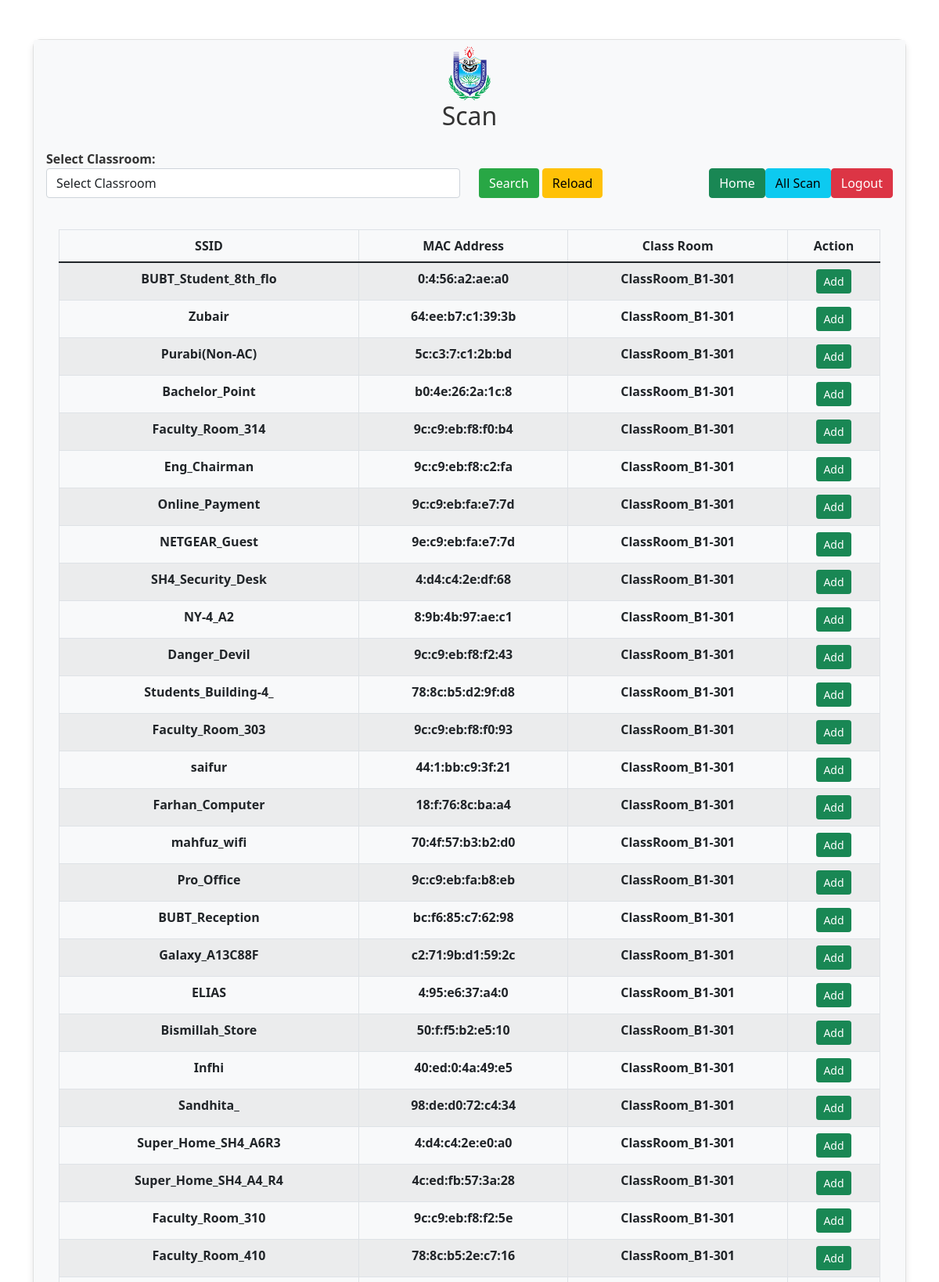
The app's page /scan-advance.php (upper part) with its own data.
### tables this page shows
CREATE TABLE `scan` (
  `id` int(20) NOT NULL,
  `ssid` varchar(20) NOT NULL,
  `mac` varchar(20) NOT NULL,
  `access_time` timestamp NULL DEFAULT current_timestamp(),
  `scanner` text DEFAULT NULL
);

### scan-advance.php (the view, shortened to what this page needs)
<?php
require 'dbcon.php';
if ($_SERVER["REQUEST_METHOD"] == "POST") {
    $selectedClassroom = isset($_POST['classroom']) ? $_POST['classroom'] : '';
    $whereClause = $selectedClassroom ? "WHERE scanner = '$selectedClassroom'" : '';
    $query = "SELECT * FROM scan $whereClause ORDER BY access_time DESC, id DESC";
    $query_run = mysqli_query($con, $query);
} else {
    $query = "SELECT * FROM scan ORDER BY access_time DESC, id DESC";
    $query_run = mysqli_query($con, $query);
}
?>
<!DOCTYPE html>
<html lang="en">
<head>
    <link href="https://cdn.jsdelivr.net/npm/bootstrap@5.1.3/dist/css/bootstrap.min.css" rel="stylesheet">
    <link rel="stylesheet" href="https://cdn.jsdelivr.net/npm/bootstrap-select@1.14.0/dist/css/bootstrap-select.min.css">
</head>
<body>
    <div class="container">
        <div class="row">
            <div class="col-md-12">
                <div class="card">
                    <div class="card-header">
                        <center>
                            <img src="bubt.png" alt="BUBT Logo" style="height: 70px; margin-right: 0px;">
                        </center>
                        <h2 class="text-center mb-4">Scan</h2>
                        <form method="POST" action="" class="mb-4">
                            <div class="row">
                                <div class="col-md-6">
                                    <label for="classroom">Select Classroom:</label>
                                    <select name="classroom" class="form-control selectpicker" data-live-search="true">
                                        <option value="" selected disabled>Select Classroom</option>
                                    </select>
                                </div>
                                <div class="col-md-6 mt-4">
                                    <button type="submit" class="btn btn-search">Search</button>
                                    <form method="POST" action="">
                                            <button type="submit" name="reload" class="btn btn-warning">Reload</button>
                                            <a href="index.php" class="btn btn-danger float-end">Logout</a>
                                            <a href="scan.php" class="btn btn-info float-end">All Scan</a>
                                            <a href="homepage.php" class="btn btn-success float-end">Home</a>
                                            </form>
                                </div>
                        </form>
                    </div>
                    <div class="card-body">
                        <table class="table table-bordered table-striped">
                            <thead>
                                <tr>
                                    <th>SSID</th>
                                    <th>MAC Address</th>
                                    <th>Class Room</th>
                                    <th>Action</th>
                                </tr>
                            </thead>
                            <tbody class="studentdata">
                                <?php
                                if (mysqli_num_rows($query_run) > 0) {
                                    foreach ($query_run as $student) {
                                        ?>
                                        <tr>
                                            <td><?= $student['ssid']; ?></td>
                                            <td><?= $student['mac']; ?></td>
                                            <td><?= $student['scanner']; ?></td>
                                            <td>
                                                <a href="student-create.php?macid=<?= $student['mac'] . "&ssid=" . $student['ssid']; ?>" target=_blank class="btn btn-success btn-sm">Add</a>
                                            </td>
                                        </tr>
                                    <?php
                                }
                            } else {
                                echo "<tr><td colspan='4' class='text-center'>No Record Found</td></tr>";
                            }
                            ?>
                            </tbody>
                        </table>
                    </div>
                </div>
            </div>
        </div>
    </div>
</body>
</html>

### scan-advance.php (style rules this page uses)
body { background-color: #fff; color: #333; }
.container { margin-top: 50px; }
.card { border: 1px solid #e0e0e0; border-radius: 10px; box-shadow: 0 4px 8px rgba(0, 0, 0, 0.1); }
.card-header { background-color: #f8f9fa; border-bottom: 1px solid #dee2e6; font-weight: bold; border-top-left-radius: 10px; border-top-right-radius: 10px; }
.btn-search { background-color: #28a745; color: #fff; }
.table th, .table td { text-align: center; }
.selectpicker { width: 100%; }

### records on screen
scan: ssid "BUBT_Student_8th_flo", mac "0:4:56:a2:ae:a0", scanner "ClassRoom_B1-301"
scan: ssid "Zubair", mac "64:ee:b7:c1:39:3b", scanner "ClassRoom_B1-301"
scan: ssid "Purabi(Non-AC)", mac "5c:c3:7:c1:2b:bd", scanner "ClassRoom_B1-301"
scan: ssid "Bachelor_Point", mac "b0:4e:26:2a:1c:8", scanner "ClassRoom_B1-301"
scan: ssid "Faculty_Room_314", mac "9c:c9:eb:f8:f0:b4", scanner "ClassRoom_B1-301"
scan: ssid "Eng_Chairman", mac "9c:c9:eb:f8:c2:fa", scanner "ClassRoom_B1-301"
scan: ssid "Online_Payment", mac "9c:c9:eb:fa:e7:7d", scanner "ClassRoom_B1-301"
scan: ssid "NETGEAR_Guest", mac "9e:c9:eb:fa:e7:7d", scanner "ClassRoom_B1-301"
scan: ssid "SH4_Security_Desk", mac "4:d4:c4:2e:df:68", scanner "ClassRoom_B1-301"
scan: ssid "NY-4_A2", mac "8:9b:4b:97:ae:c1", scanner "ClassRoom_B1-301"
scan: ssid "Danger_Devil", mac "9c:c9:eb:f8:f2:43", scanner "ClassRoom_B1-301"
scan: ssid "Students_Building-4_", mac "78:8c:b5:d2:9f:d8", scanner "ClassRoom_B1-301"
scan: ssid "Faculty_Room_303", mac "9c:c9:eb:f8:f0:93", scanner "ClassRoom_B1-301"
scan: ssid "saifur", mac "44:1:bb:c9:3f:21", scanner "ClassRoom_B1-301"
scan: ssid "Farhan_Computer", mac "18:f:76:8c:ba:a4", scanner "ClassRoom_B1-301"
scan: ssid "mahfuz_wifi", mac "70:4f:57:b3:b2:d0", scanner "ClassRoom_B1-301"
scan: ssid "Pro_Office", mac "9c:c9:eb:fa:b8:eb", scanner "ClassRoom_B1-301"
scan: ssid "BUBT_Reception", mac "bc:f6:85:c7:62:98", scanner "ClassRoom_B1-301"
scan: ssid "Galaxy_A13C88F", mac "c2:71:9b:d1:59:2c", scanner "ClassRoom_B1-301"
scan: ssid "ELIAS", mac "4:95:e6:37:a4:0", scanner "ClassRoom_B1-301"
scan: ssid "Bismillah_Store", mac "50:f:f5:b2:e5:10", scanner "ClassRoom_B1-301"
scan: ssid "Infhi", mac "40:ed:0:4a:49:e5", scanner "ClassRoom_B1-301"
scan: ssid "Sandhita_", mac "98:de:d0:72:c4:34", scanner "ClassRoom_B1-301"
scan: ssid "Super_Home_SH4_A6R3", mac "4:d4:c4:2e:e0:a0", scanner "ClassRoom_B1-301"
scan: ssid "Super_Home_SH4_A4_R4", mac "4c:ed:fb:57:3a:28", scanner "ClassRoom_B1-301"
scan: ssid "Faculty_Room_310", mac "9c:c9:eb:f8:f2:5e", scanner "ClassRoom_B1-301"
scan: ssid "Faculty_Room_410", mac "78:8c:b5:2e:c7:16", scanner "ClassRoom_B1-301"
